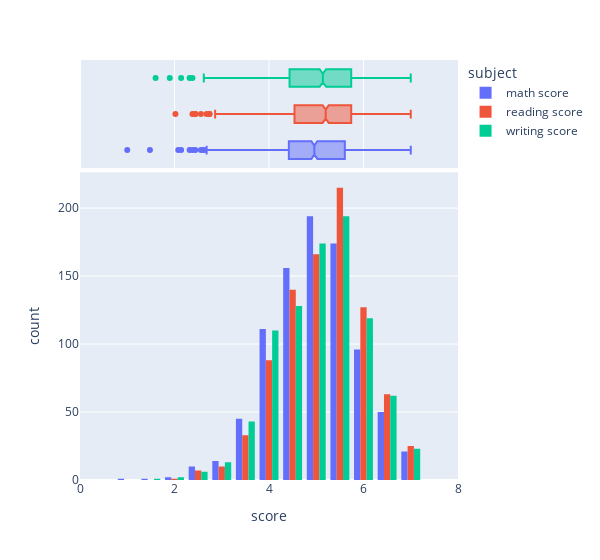

Write notebook code for a chart like this one.
### Markdown cell above
**Histograma con Boxplots:**

### Code cell
hist_caja=px.histogram(
    df_scores,x="score",color="subject",barmode="group",
    marginal="box",nbins=14,range_x=[0,8],width=600
)
hist_caja

### Figure 1 — Plotly figure (JSON) as saved in the notebook; plotly's stock layout.template omitted (floating-point values rounded to 4 significant figures; data arrays with more than 128 entries replaced by an {"elided": "..."} marker saying what was removed)
{"data": [{"alignmentgroup": "True", "bingroup": "x", "hovertemplate": "subject=math score<br>score=%{x}<br>count=%{y}<extra></extra>", "legendgroup": "math score", "marker": {"color": "#636efa", "pattern": {"shape": ""}}, "name": "math score", "nbinsx": 14, "offsetgroup": "math score", "orientation": "v", "showlegend": true, "type": "histogram", "x": {"elided": "875 float values"}, "xaxis": "x", "yaxis": "y"}, {"alignmentgroup": "True", "hovertemplate": "subject=math score<br>score=%{x}<extra></extra>", "legendgroup": "math score", "marker": {"color": "#636efa"}, "name": "math score", "notched": true, "offsetgroup": "math score", "showlegend": false, "type": "box", "x": {"elided": "875 float values"}, "xaxis": "x2", "yaxis": "y2"}, {"alignmentgroup": "True", "bingroup": "x", "hovertemplate": "subject=reading score<br>score=%{x}<br>count=%{y}<extra></extra>", "legendgroup": "reading score", "marker": {"color": "#EF553B", "pattern": {"shape": ""}}, "name": "reading score", "nbinsx": 14, "offsetgroup": "reading score", "orientation": "v", "showlegend": true, "type": "histogram", "x": {"elided": "875 float values"}, "xaxis": "x", "yaxis": "y"}, {"alignmentgroup": "True", "hovertemplate": "subject=reading score<br>score=%{x}<extra></extra>", "legendgroup": "reading score", "marker": {"color": "#EF553B"}, "name": "reading score", "notched": true, "offsetgroup": "reading score", "showlegend": false, "type": "box", "x": {"elided": "875 float values"}, "xaxis": "x2", "yaxis": "y2"}, {"alignmentgroup": "True", "bingroup": "x", "hovertemplate": "subject=writing score<br>score=%{x}<br>count=%{y}<extra></extra>", "legendgroup": "writing score", "marker": {"color": "#00cc96", "pattern": {"shape": ""}}, "name": "writing score", "nbinsx": 14, "offsetgroup": "writing score", "orientation": "v", "showlegend": true, "type": "histogram", "x": {"elided": "875 float values"}, "xaxis": "x", "yaxis": "y"}, {"alignmentgroup": "True", "hovertemplate": "subject=writing score<br>score=%{x}<extra></extra>", "legendgroup": "writing score", "marker": {"color": "#00cc96"}, "name": "writing score", "notched": true, "offsetgroup": "writing score", "showlegend": false, "type": "box", "x": {"elided": "875 float values"}, "xaxis": "x2", "yaxis": "y2"}], "layout": {"barmode": "group", "legend": {"title": {"text": "subject"}, "tracegroupgap": 0}, "margin": {"t": 60}, "width": 600, "xaxis": {"anchor": "y", "domain": [0, 1], "range": [0, 8], "title": {"text": "score"}}, "xaxis2": {"anchor": "y2", "domain": [0, 1], "matches": "x", "showgrid": true, "showticklabels": false}, "yaxis": {"anchor": "x", "domain": [0, 0.7326], "title": {"text": "count"}}, "yaxis2": {"anchor": "x2", "domain": [0.7426, 1], "matches": "y2", "showgrid": false, "showline": false, "showticklabels": false, "ticks": ""}}}
